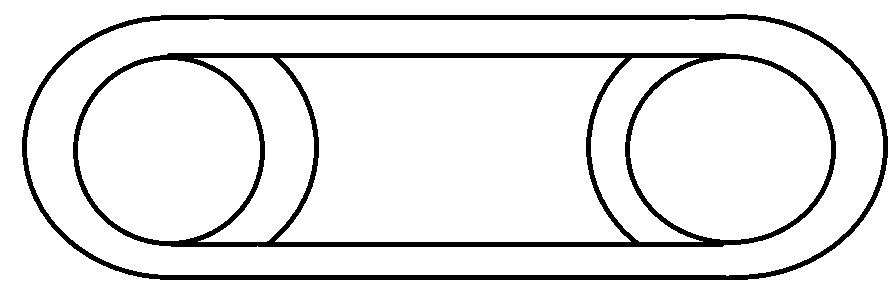
#> input picture run_track.bmp, 896 x 299 px, found by its file name
$ python car.py
#> lines starting #> are read from the running program, lines starting #| are printed output that depends on the picture; after the words box and inside, x2 and y2 are one past the last pixel; in counts of white or black regions, pixels touching at a corner belong together

import matplotlib.image as img
import matplotlib.pyplot as plt
import numpy as np
import math

### load in image

# image = img.imread('run_track.bmp')[:,:,0]
# image = image == 0
# track_px = image.astype(int)

## define car


class Car():
	def __init__(self,track):

		self.track = track
		self.dt = 0.2							# time unit
		self.pos = [448,261]					# start position
		self.theta = 270						# direction pointing (compass)
		self.s = 0								# speed
		self.d = 0								# cuml distance
		self.v = [self.s * math.sin(self.theta*180/math.pi),self.s * math.cos(self.theta*180/math.pi)]

		self.max_turn = 1
		self.max_accel = 1
		self.max_speed = 50.0

		self.ray_d = (-60,-40,-20,0,20,40,60)	# direction rays point rel to car dir
		self.ray_l = 100.0							# length of rays in px
		self.ray_traces = [self.ray_l]*len(self.ray_d)
		self.ray_tracer()

	def reset(self):
		self.pos = [448,261]					# start position
		self.theta = 270						# direction pointing (compass)
		self.s = 0								# speed
		self.d = 0								# cuml distance
		self.v = [self.s * math.sin(self.theta*180/math.pi),self.s * math.cos(self.theta*180/math.pi)]
		self.ray_tracer()
		state = self.ray_traces
		state = [i / self.ray_l for i in state]
		state.append(self.s/self.max_speed)
		return state,0,False

	def ray_tracer(self):

		for i,r in enumerate(self.ray_d):
			on_track = True
			p = 0

			while p < self.ray_l and on_track:
				p += 1
				px = int(np.round(self.pos[0] + p*math.sin((self.theta + r)*math.pi/180)))
				py = int(np.round(self.pos[1] - p*math.cos((self.theta + r)*math.pi/180)))
				on_track = self.track[py,px] == 0

			self.ray_traces[i] = p
			pass

	def step(self,action):
		## action comes as a 9-hot encoded vector, (d,0,a) * (l,c,r) = [dl,dc,dr,0l,0c,0r,al,ac,ar]

		accel = action // 3 - 1 						# accel and steer now (-1,0,1)
		steer = action % 3 - 1

		self.s += min(max(accel*self.max_accel*self.dt,0),self.max_speed)
		self.theta += steer*self.max_turn

		self.v = [self.s * math.sin(self.theta*math.pi/180),self.s * math.cos(self.theta*math.pi/180)]
		self.pos[0] += self.v[0]*self.dt
		self.pos[1] -= self.v[1]*self.dt
		self.d += np.abs(self.s)*self.dt

		self.ray_tracer()

		# check if done
		done = np.amin(self.ray_traces) <= 1 or self.d > 10000 or (self.ray_traces[3])/(self.s+0.01) <= self.dt

		if not done:
			reward = self.s/self.max_speed
		elif self.d > 10000:
			reward = 0
		else:
			reward = -1

		state = self.ray_traces
		state = [i / self.ray_l for i in state]
		state.append(self.s/self.max_speed)
		return state,reward,done

	def plotter(self,i,title,save_dest):
		fig = plt.figure(figsize=(15,4))
		fig.suptitle(title, fontsize=16)
		ax1 = plt.subplot2grid((1,5),(0,0),colspan=2,rowspan=2)
		ax2 = plt.subplot2grid((1,5),(0,2))
		ax3 = plt.subplot2grid((1,5),(0,3))
		ax4 = plt.subplot2grid((1,5),(0,4))

		ax1.imshow(1-self.track,cmap='gray')
		ax1.plot(self.pos[0],self.pos[1],marker='.')
		dx = max(self.s,1)*10*self.dt*math.sin(self.theta*math.pi/180)
		dy = -max(self.s,1)*10*self.dt*math.cos(self.theta*math.pi/180)

		ax1.arrow(self.pos[0],self.pos[1],dx = dx,dy=dy,shape='full',head_width=5)
		ax1.autoscale()

		ax2.set_ylim([0,50])
		ax2.set_title('Speed')
		ax2.bar(1,self.s)

		ax3.set_ylim([0,self.ray_l])
		ax3.bar([-60,-40,-20,0,20,40,60],self.ray_traces,width=20)

		ax4.text(0.1,0.5,'Distance:'+str(np.round(self.d)))
		ax4.text(0.1,0.8,'Timestep:'+str(i))
		ax4.axis('off')
		plt.savefig(save_dest)
		plt.close('all')

###

if __name__ == "__main__":

	image = img.imread('run_track.bmp')[:,:,0]
#> image: shape (299, 896); 91.3% white; 2 black regions, box (x1, y1, x2, y2) and area: (73, 53, 836, 247) 13439, (22, 14, 888, 280) 9980
	image = image == 0
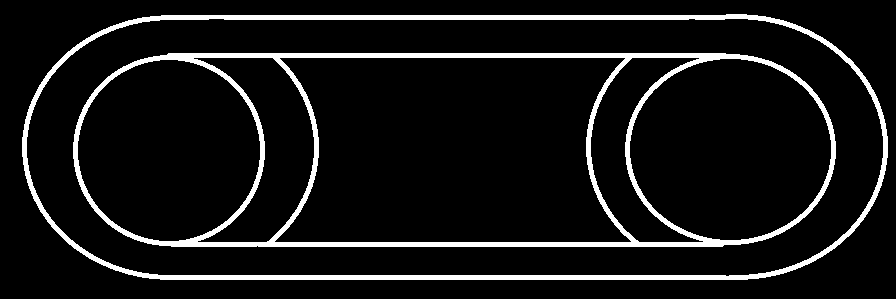
#> image: shape (299, 896) bool; 8.7% white; 2 white regions, box (x1, y1, x2, y2) and area: (73, 53, 836, 247) 13439, (22, 14, 888, 280) 9980
	track_px = image.astype(int)

	car = Car(track_px)
#> after the loop in ray_tracer, `for i,r in enumerate(self.ray_d):`: self.ray_traces = [16, 22, 40, 100, 43, 23, 17]


	# [14 lines of commented-out code are left out]

	i = 0
	done = False
	while not done and i < 10000000:
		state,r,done = car.step(7)
		if i % 50 == 0:
			print(i)
			car.plotter(i,'abc','frames/'+str(i).zfill(4)+'.png')
		i += 1
#> this loop made 130 passes
#> (state, r) on passes 1 to 12: ([0.16, 0.22, 0.4, 1, 0.43, 0.23, 0.17, 0.004], 0.004), ([0.16, 0.22, 0.4, 1, 0.43, 0.23, 0.17, 0.008], 0.008), ([0.16, 0.22, 0.4, 1, 0.43, 0.23, 0.17, 0.012], 0.012), ([0.16, 0.22, 0.4, 1, 0.43, 0.23, 0.17, 0.016], 0.016), ([0.16, 0.22, 0.4, 1, 0.43, 0.23, 0.17, 0.02], 0.02), ([0.16, 0.22, 0.4, 1, 0.43, 0.23, 0.17, 0.024], 0.024), ([0.16, 0.22, 0.4, 1, 0.43, 0.23, 0.17, 0.028], 0.028), ([0.16, 0.22, 0.4, 1, 0.43, 0.23, 0.17, 0.032], 0.032), ([0.16, 0.22, 0.4, 1, 0.43, 0.23, 0.17, 0.036], 0.036), ([0.16, 0.22, 0.4, 1, 0.43, 0.23, 0.17, 0.04], 0.04), ([0.16, 0.22, 0.4, 1, 0.43, 0.23, 0.17, 0.044], 0.044), ([0.16, 0.22, 0.4, 1, 0.43, 0.23, 0.17, 0.048], 0.048)
#> r on pass 101: 0.404
#> pass 1, in plotter, `plt.savefig(save_dest)`:
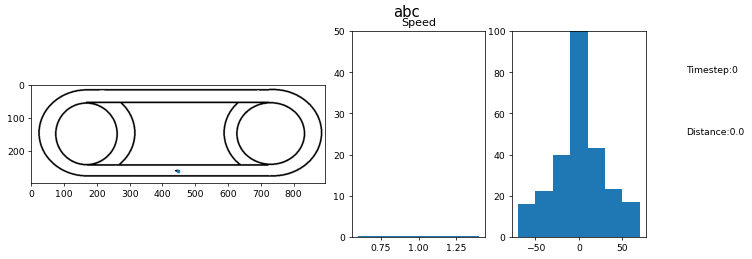
#> figure drawn by matplotlib, 3 panels; panel 3: tallest bar 100 high, from x = -10 to 10
#> after the loop, i = 130
